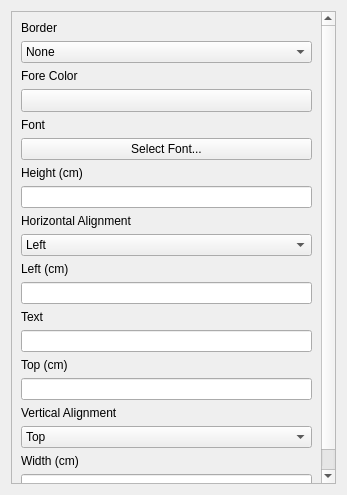
<?xml version="1.0" encoding="UTF-8"?>
<ui version="4.0">
 <class>frmRptTitleBase</class>
 <widget class="QWidget" name="frmRptTitleBase">
  <property name="geometry">
   <rect>
    <x>0</x>
    <y>0</y>
    <width>347</width>
    <height>495</height>
   </rect>
  </property>
  <property name="windowTitle">
   <string>Form</string>
  </property>
  <layout class="QGridLayout" name="gridLayout">
   <item row="0" column="0">
    <widget class="QScrollArea" name="scrollArea">
     <property name="widgetResizable">
      <bool>true</bool>
     </property>
     <widget class="QWidget" name="scrollAreaWidgetContents">
      <property name="geometry">
       <rect>
        <x>0</x>
        <y>0</y>
        <width>327</width>
        <height>475</height>
       </rect>
      </property>
      <layout class="QVBoxLayout" name="verticalLayout">
       <item>
        <widget class="QLabel" name="label_10">
         <property name="text">
          <string>Border</string>
         </property>
        </widget>
       </item>
       <item>
        <widget class="QComboBox" name="cboBorder">
         <item>
          <property name="text">
           <string>None</string>
          </property>
         </item>
         <item>
          <property name="text">
           <string>All</string>
          </property>
         </item>
         <item>
          <property name="text">
           <string>Top</string>
          </property>
         </item>
         <item>
          <property name="text">
           <string>Right</string>
          </property>
         </item>
         <item>
          <property name="text">
           <string>Bottom</string>
          </property>
         </item>
         <item>
          <property name="text">
           <string>Left</string>
          </property>
         </item>
        </widget>
       </item>
       <item>
        <widget class="QLabel" name="label">
         <property name="text">
          <string>Fore Color</string>
         </property>
        </widget>
       </item>
       <item>
        <widget class="QgsColorButton" name="btnTitleColor">
         <property name="sizePolicy">
          <sizepolicy hsizetype="Expanding" vsizetype="Fixed">
           <horstretch>0</horstretch>
           <verstretch>0</verstretch>
          </sizepolicy>
         </property>
         <property name="minimumSize">
          <size>
           <width>32</width>
           <height>0</height>
          </size>
         </property>
         <property name="maximumSize">
          <size>
           <width>1000</width>
           <height>16777215</height>
          </size>
         </property>
         <property name="text">
          <string/>
         </property>
        </widget>
       </item>
       <item>
        <widget class="QLabel" name="label_2">
         <property name="text">
          <string>Font</string>
         </property>
        </widget>
       </item>
       <item>
        <widget class="QPushButton" name="btnTitleFont">
         <property name="text">
          <string>Select Font...</string>
         </property>
        </widget>
       </item>
       <item>
        <widget class="QLabel" name="label_3">
         <property name="text">
          <string>Height (cm)</string>
         </property>
        </widget>
       </item>
       <item>
        <widget class="QLineEdit" name="txtTitleHeight"/>
       </item>
       <item>
        <widget class="QLabel" name="label_4">
         <property name="text">
          <string>Horizontal Alignment</string>
         </property>
        </widget>
       </item>
       <item>
        <widget class="QComboBox" name="cboTitleHAlign">
         <item>
          <property name="text">
           <string>Left</string>
          </property>
         </item>
         <item>
          <property name="text">
           <string>Right</string>
          </property>
         </item>
         <item>
          <property name="text">
           <string>Center</string>
          </property>
         </item>
        </widget>
       </item>
       <item>
        <widget class="QLabel" name="label_5">
         <property name="text">
          <string>Left (cm)</string>
         </property>
        </widget>
       </item>
       <item>
        <widget class="QLineEdit" name="txtTitleLeft"/>
       </item>
       <item>
        <widget class="QLabel" name="label_6">
         <property name="text">
          <string>Text</string>
         </property>
        </widget>
       </item>
       <item>
        <widget class="QLineEdit" name="txtTitleText"/>
       </item>
       <item>
        <widget class="QLabel" name="label_7">
         <property name="text">
          <string>Top (cm)</string>
         </property>
        </widget>
       </item>
       <item>
        <widget class="QLineEdit" name="txtTitleTop"/>
       </item>
       <item>
        <widget class="QLabel" name="label_8">
         <property name="text">
          <string>Vertical Alignment</string>
         </property>
        </widget>
       </item>
       <item>
        <widget class="QComboBox" name="cboTitleVAlign">
         <item>
          <property name="text">
           <string>Top</string>
          </property>
         </item>
         <item>
          <property name="text">
           <string>Middle</string>
          </property>
         </item>
         <item>
          <property name="text">
           <string>Bottom</string>
          </property>
         </item>
        </widget>
       </item>
       <item>
        <widget class="QLabel" name="label_9">
         <property name="text">
          <string>Width (cm)</string>
         </property>
        </widget>
       </item>
       <item>
        <widget class="QLineEdit" name="txtTitleWidth"/>
       </item>
      </layout>
     </widget>
    </widget>
   </item>
  </layout>
 </widget>
 <customwidgets>
  <customwidget>
   <class>QgsColorButton</class>
   <extends>QToolButton</extends>
   <header>qgscolorbutton.h</header>
  </customwidget>
 </customwidgets>
 <resources/>
 <connections/>
</ui>
